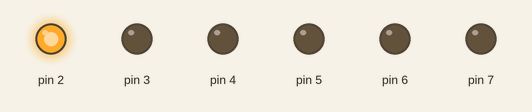
Recording of a sketch running on a simulated Arduino Uno, built with avr-gcc and run on an emulated ATmega328P. Parts: output pins drawn as LEDs (lit = HIGH).

Above: at 0.05 s.
At 0.65 s:
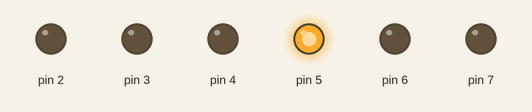
At 1.15 s:
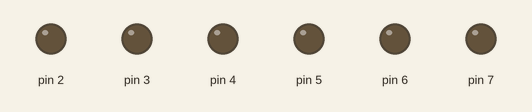
At 2.25 s:
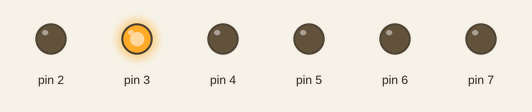
At 3.25 s:
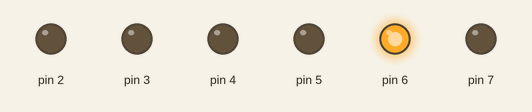
At 4.45 s:
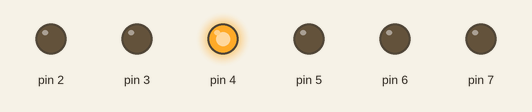
Timing chart, 0 to 4.8 s (numbered marks = the images above):
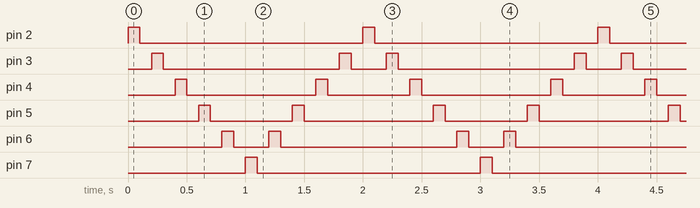

Measured:
- by itself, pin 2, pin 7: alternates HIGH for 0.10 s and LOW for 1.9 s
- by itself, pin 3: repeats every 2.0 s: LOW 1.5 s, HIGH 0.10 s, LOW 0.30 s, HIGH 0.10 s
- by itself, pin 4: repeats every 2.0 s: LOW 1.1 s, HIGH 0.10 s, LOW 0.70 s, HIGH 0.10 s
- by itself, pin 5: repeats every 2.0 s: LOW 0.70 s, HIGH 0.10 s, LOW 1.1 s, HIGH 0.10 s
- by itself, pin 6: repeats every 2.0 s: LOW 0.30 s, HIGH 0.10 s, LOW 1.5 s, HIGH 0.10 s

The sketch:

Lab3_5ledBlinkgo_back_V3.ino
```cpp
int countLED = 6;
int dl = 100;

void setup() {
  // put your setup code here, to run once:
  for(int i = 2; i <= countLED + 1; i++){
    pinMode(i, OUTPUT);
  }
}

void loop() {
  // put your main code here, to run repeatedly:

  for (int i = 2; i <= countLED + 1; i++){
    digitalWrite(i, HIGH);
    delay(dl);
    digitalWrite(i, LOW);
    delay(dl);
  }

  for(int i = countLED; i >= 3; i--){
    digitalWrite(i, HIGH);
    delay(dl);
    digitalWrite(i, LOW);
    delay(dl);
  }

}
```
